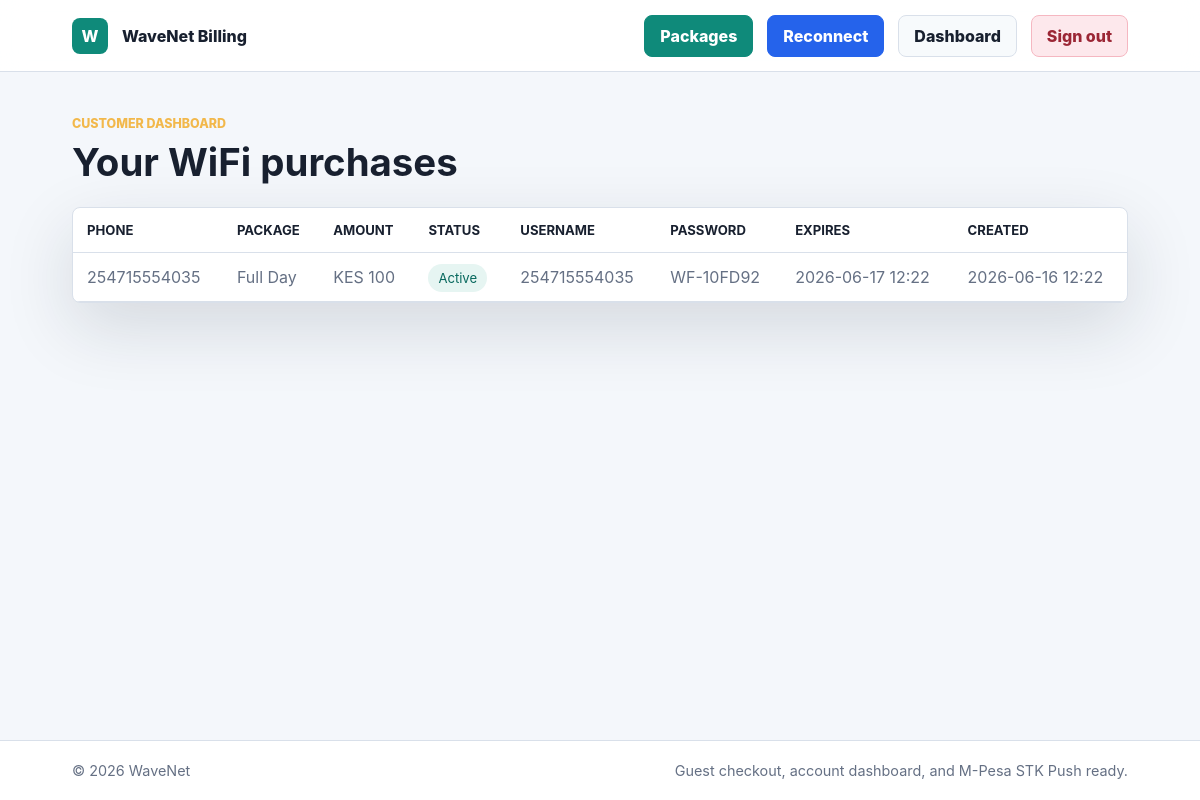
/dashboard/ (signed in), run on the app's committed database.
### billing/models.py (models this page shows, shortened)
class Purchase(models.Model):
    STATUS_PENDING = "pending"
    STATUS_ACTIVE = "active"
    STATUS_FAILED = "failed"
    STATUS_CHOICES = [
        (STATUS_PENDING, "Pending"),
        (STATUS_ACTIVE, "Active"),
        (STATUS_FAILED, "Failed"),
    ]
    user = models.ForeignKey(settings.AUTH_USER_MODEL, null=True, blank=True, on_delete=models.SET_NULL)
    package = models.ForeignKey(Package, on_delete=models.PROTECT)
    phone = models.CharField(max_length=20)
    amount = models.PositiveIntegerField()
    status = models.CharField(max_length=20, choices=STATUS_CHOICES, default=STATUS_PENDING)
    checkout_request_id = models.CharField(max_length=120, blank=True)
    mpesa_receipt = models.CharField(max_length=80, blank=True)
    access_code = models.CharField(max_length=20, unique=True)
    created_at = models.DateTimeField(auto_now_add=True)
    paid_at = models.DateTimeField(null=True, blank=True)
    expires_at = models.DateTimeField(null=True, blank=True)
    class Meta:
        ordering = ["-created_at"]

class Package(models.Model):
    name = models.CharField(max_length=80)
    speed = models.CharField(max_length=40)
    profile = models.CharField(max_length=50, default="default", help_text="MikroTik hotspot profile name")
    duration_hours = models.PositiveIntegerField()
    price = models.PositiveIntegerField(help_text="Amount in KES")
    description = models.TextField()
    is_active = models.BooleanField(default=True)
    created_at = models.DateTimeField(auto_now_add=True)
    class Meta:
        ordering = ["price"]

class Subscription(models.Model):
    phone_number = models.CharField(max_length=15)
    package = models.ForeignKey(Package, on_delete=models.CASCADE)
    purchase = models.OneToOneField(Purchase, null=True, blank=True, on_delete=models.SET_NULL, related_name="subscription")
    username = models.CharField(max_length=50, db_index=True)
    password = models.CharField(max_length=50)
    activated_at = models.DateTimeField(auto_now_add=True)
    expires_at = models.DateTimeField()
    active = models.BooleanField(default=True)
    router_user_created = models.BooleanField(default=False)
    router_message = models.CharField(max_length=255, blank=True)
    class Meta:
        ordering = ["-activated_at"]

### billing/views.py (the view)
# urls.py: path('dashboard/', views.dashboard, name='dashboard'),
@login_required
def dashboard(request):
    purchases = Purchase.objects.select_related("package").filter(user=request.user)
    return render(request, "dashboard.html", {"purchases": purchases})

### templates/dashboard.html (shortened to what this page needs)
{% extends "layout.html" %}
{% block content %}
<section class="page-head">
  <p class="eyebrow">Customer dashboard</p>
  <h1>Your WiFi purchases</h1>
</section>
<section class="table-wrap">
  {% include "partials/purchases_table.html" with purchases=purchases %}
</section>
{% endblock %}

### templates/partials/purchases_table.html
{% if purchases %}
  <table>
    <thead>
      <tr>
        <th>Phone</th>
        <th>Package</th>
        <th>Amount</th>
        <th>Status</th>
        <th>Username</th>
        <th>Password</th>
        <th>Expires</th>
        <th>Created</th>
      </tr>
    </thead>
    <tbody>
      {% for purchase in purchases %}
        <tr>
          <td>{{ purchase.phone }}</td>
          <td>{{ purchase.package.name }}</td>
          <td>KES {{ purchase.amount }}</td>
          <td><span class="pill {{ purchase.status }}">{{ purchase.get_status_display }}</span></td>
          <td>{{ purchase.subscription.username|default:purchase.phone }}</td>
          <td>{{ purchase.subscription.password|default:purchase.access_code }}</td>
          <td>{{ purchase.expires_at|date:"Y-m-d H:i"|default:"-" }}</td>
          <td>{{ purchase.created_at|date:"Y-m-d H:i" }}</td>
        </tr>
      {% endfor %}
    </tbody>
  </table>
{% else %}
  <div class="empty">No purchases yet.</div>
{% endif %}

### static/styles.css (style rules this page uses)
:root { color-scheme: light; --ink: #18202f; --muted: #657084; --line: #d9e0ea; --panel: #ffffff; --page: #f4f7fb; --brand: #0f8a7a; --brand-strong: #08695e; --blue: #2563eb; --blue-strong: #1d4ed8; --accent: #d1495b; --gold: #f2b84b; }
* { box-sizing: border-box; }
body { margin: 0; font-family: Inter, Segoe UI, Arial, sans-serif; background: var(--page); color: var(--ink); }
.hero h1, .page-head h1, .auth-card h1, .receipt h1 { margin: 0; font-size: clamp(2rem, 4.6vw, 4.8rem); line-height: 1; }
.eyebrow { margin: 0 0 12px; text-transform: uppercase; letter-spacing: 0; font-size: 0.78rem; font-weight: 800; color: var(--gold); }
.purchase-panel, .auth-card, .receipt, .table-wrap, .metrics div { background: var(--panel); color: var(--ink); border: 1px solid var(--line); border-radius: 8px; box-shadow: 0 24px 70px rgba(24, 32, 47, 0.14); }
.panel-title strong, .receipt-status, .pill { color: var(--brand-strong); background: #e6f5f2; border-radius: 999px; padding: 6px 10px; font-size: 0.82rem; }
.package-card small, .fineprint, .auth-card p, footer, td, label { color: var(--muted); }
.page-head { padding: 44px 6vw 16px; }
.page-head h1 { font-size: 2.4rem; }
.table-wrap { margin: 10px 6vw 44px; overflow-x: auto; }
table { width: 100%; border-collapse: collapse; }
th, td { text-align: left; padding: 14px; border-bottom: 1px solid var(--line); white-space: nowrap; }
th { color: var(--ink); font-size: 0.82rem; text-transform: uppercase; }
.active { color: var(--brand-strong); background: #e6f5f2; }

### data on the page
Purchase: phone "254715554035", package.name "Full Day", amount "100", status "Active", subscription.username "254715554035", subscription.password "WF-10FD92", expires_at "2026-06-17 12:22", created_at "2026-06-16 12:22"
